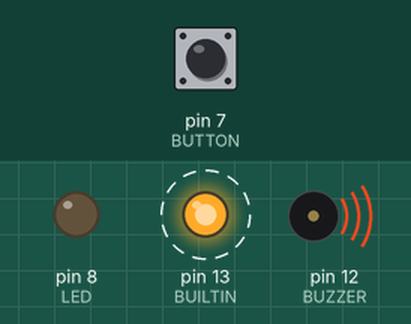
This sketch was run on a simulated Arduino Uno, built with avr-gcc and run on an emulated ATmega328P. Parts: output pins drawn as LEDs (lit = HIGH), buzzer (waves = sounding). Dashed ring = blinking. The inputs (shaded band) are chosen by the test bench; at power-on: pin 7 (BUTTON) HIGH.

Above: at 1.2 s.
1.3 s: pin 7 (BUTTON) pulled LOW for 0.15 s
At 3.14 s:
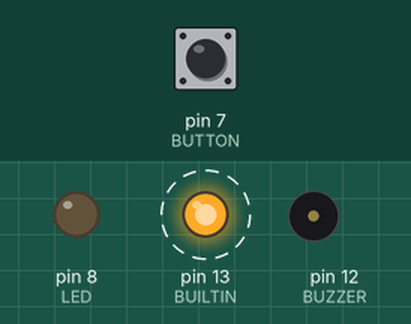
4.3 s: pin 7 (BUTTON) pulled LOW for 1 s
At 5.07 s:
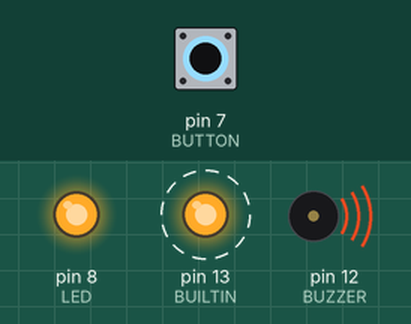
7.3 s: pin 7 (BUTTON) pulled LOW for 3.2 s
At 7.4 s:
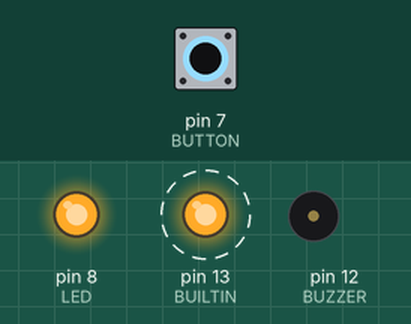
Timing chart, 0 to 18.0 s (numbered marks = the images above; inputs shaded):
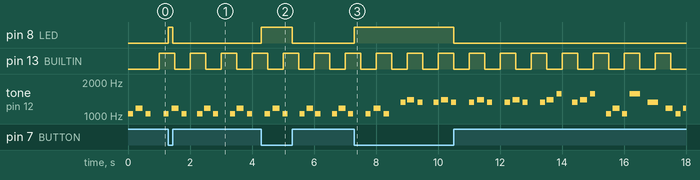

Measured:
- after the input at 1.3 s, pin 8 (LED): LOW → HIGH at once, → LOW 0.15 s later
- after the input at 4.3 s, pin 8 (LED): LOW → HIGH at once, → LOW 1.0 s later
- after the input at 7.3 s, pin 8 (LED): LOW → HIGH at once, → LOW 3.2 s later
- by itself, pin 13 (BUILTIN): alternates HIGH for 0.50 s and LOW for 0.50 s
- by itself, tone on pin 12 (BUZZER): plays 1047 Hz for 0.17 s, 1175 Hz for 0.22 s, 1047 Hz for 0.17 s, 1319 Hz for 0.17 s, 1397 Hz for 0.22 s, 1319 Hz for 0.17 s … (29 notes in this stretch)

The sketch:

sketch_apr5a.ino
```cpp
#include <daebakja.h>
#include <SimpleTimer.h>

#define BUTTON 7
#define LED 8
#define BUZZER 12
#define BUILTIN 13

SimpleTimer timer;

void setup() {
  pinMode(LED, OUTPUT);
  pinMode(BUZZER, OUTPUT);
  pinMode(BUILTIN, OUTPUT);
  pinMode(BUTTON, INPUT_PULLUP);

  timer.setInterval(1, song);
  timer.setInterval(1, button);
  timer.setInterval(500, blink);
}

void loop() {
  timer.run();
}

void blink() {
  static bool on = true;
  digitalWrite(BUILTIN, on = !on);
}

void button() {
  digitalWrite(LED, !digitalRead(BUTTON));
}

void song() {
  static int i = 0;
  static unsigned long start = 0, duration = 0;
  if (millis() < (start + duration)) return;

  duration = computeDuration(durations[i]);
  if (pitches[i] > 30) tone(BUZZER, pitches[i], duration);

  start = millis(); duration *= 1.3;
  if (++i == size) { i = 0; duration = 5000; }
}
```
